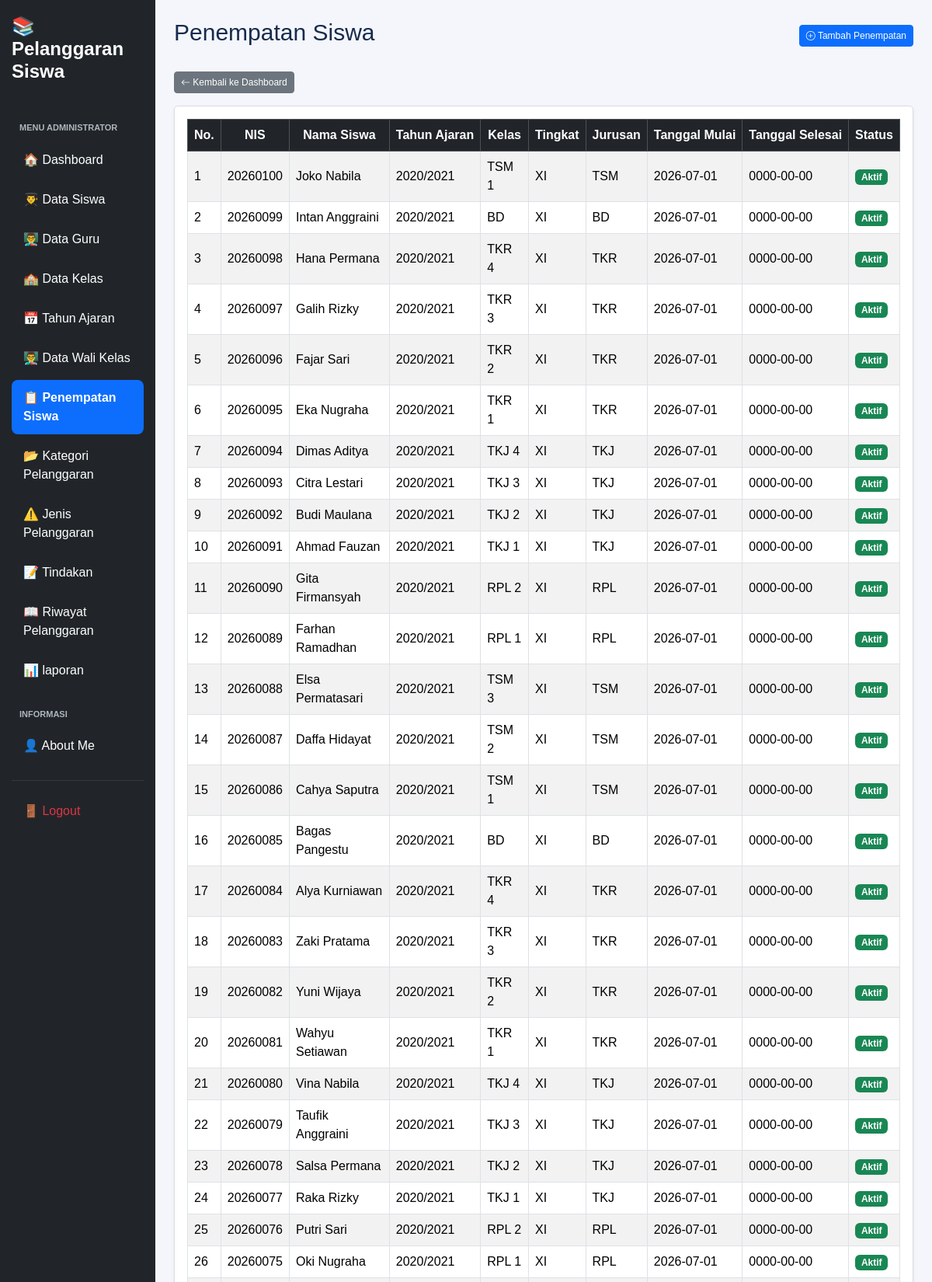
Screenshot of /penempatan_siswa.php (signed in, upper part) with the database file from the repository.
### tables this page shows
CREATE TABLE `t_kelas_siswa` (
  `id` int(11) NOT NULL,
  `siswa_id` int(11) DEFAULT NULL,
  `tahun_ajaran_id` int(11) DEFAULT NULL,
  `kelas_id` int(11) DEFAULT NULL,
  `tanggal_mulai` date NOT NULL,
  `tanggal_selesai` date NOT NULL,
  `status_aktif` tinyint(1) NOT NULL,
  `created_at` timestamp NOT NULL DEFAULT current_timestamp(),
  `updated_at` timestamp NOT NULL DEFAULT current_timestamp()
);

CREATE TABLE `t_siswa` (
  `id` int(11) NOT NULL,
  `nis` varchar(30) DEFAULT NULL,
  `nisn` varchar(20) NOT NULL,
  `nama` varchar(150) DEFAULT NULL,
  `jenis_kelamin` char(1) NOT NULL,
  `tanggal_lahir` date NOT NULL,
  `alamat` text NOT NULL,
  `status_aktif` tinyint(1) NOT NULL,
  `created_at` timestamp NOT NULL DEFAULT current_timestamp(),
  `updated_at` timestamp NOT NULL DEFAULT current_timestamp()
);

CREATE TABLE `t_tahun_ajaran` (
  `id` int(11) NOT NULL,
  `nama` varchar(20) DEFAULT NULL,
  `tanggal_mulai` date NOT NULL,
  `tanggal_selesai` date NOT NULL,
  `status_aktif` tinyint(1) NOT NULL,
  `created_at` timestamp NOT NULL DEFAULT current_timestamp(),
  `updated_at` timestamp NOT NULL DEFAULT current_timestamp()
);

CREATE TABLE `t_kelas` (
  `id` int(11) NOT NULL,
  `nama` varchar(100) DEFAULT NULL,
  `tingkat` varchar(20) NOT NULL,
  `jurusan` varchar(100) NOT NULL,
  `status_aktif` tinyint(1) NOT NULL,
  `created_at` timestamp NOT NULL DEFAULT current_timestamp(),
  `updated_at` timestamp NOT NULL DEFAULT current_timestamp()
);

### penempatan_siswa.php (the view, shortened to what this page needs)
<?php
include 'config/koneksi.php';
$sql = "SELECT
            ks.id,
            s.nis,
            s.nama AS nama_siswa,
            ta.nama AS tahun_ajaran,
            k.nama AS nama_kelas,
            k.tingkat,
            k.jurusan,
            ks.tanggal_mulai,
            ks.tanggal_selesai,
            ks.status_aktif
        FROM t_kelas_siswa ks
        LEFT JOIN t_siswa s ON ks.siswa_id = s.id
        LEFT JOIN t_tahun_ajaran ta ON ks.tahun_ajaran_id = ta.id
        LEFT JOIN t_kelas k ON ks.kelas_id = k.id
        ORDER BY ks.id DESC";
$hasil = mysqli_query($koneksi, $sql);
?>
<!DOCTYPE html>
<html lang="id">
<head>
    <link href="https://cdn.jsdelivr.net/npm/bootstrap@5.3.8/dist/css/bootstrap.min.css"
          rel="stylesheet">
    <link href="https://cdn.jsdelivr.net/npm/bootstrap-icons@1.11.3/font/bootstrap-icons.css"
          rel="stylesheet">
    <link href="https://cdn.datatables.net/2.3.4/css/dataTables.bootstrap5.min.css"
          rel="stylesheet">
    <link rel="stylesheet" href="layout/style.css">
</head>
<body>
<div class="container-fluid">
    <div class="row">
        <?php include 'layout/sidebar.php'; ?>
        <main class="col-md-9 col-lg-10 p-4">
            <div class="d-flex justify-content-between align-items-center mb-4">
                <h1>Penempatan Siswa</h1>
                <button class="btn btn-primary btn-sm"
                        data-bs-toggle="collapse"
                        data-bs-target="#formPenempatan">
                    <i class="bi bi-plus-circle"></i>
                    Tambah Penempatan
                </button>
            </div>
            <a href="dashboard.php" class="btn btn-secondary btn-sm mb-3">
                <i class="bi bi-arrow-left"></i>
                Kembali ke Dashboard
            </a>
            <div class="card shadow-sm">
                <div class="card-body">
                    <div class="table-responsive">
                        <table id="tabelPenempatan"
                               class="table table-bordered table-striped table-hover align-middle w-100">
                            <thead class="table-dark">
                                <tr>
                                    <th>No.</th>
                                    <th>NIS</th>
                                    <th>Nama Siswa</th>
                                    <th>Tahun Ajaran</th>
                                    <th>Kelas</th>
                                    <th>Tingkat</th>
                                    <th>Jurusan</th>
                                    <th>Tanggal Mulai</th>
                                    <th>Tanggal Selesai</th>
                                    <th>Status</th>
                                </tr>
                            </thead>
                            <tbody>
                                <?php
                                $no = 1;
                                while ($row = mysqli_fetch_assoc($hasil)) {
                                ?>
                                <tr>
                                    <td><?= $no++ ?></td>
                                    <td>
                                        <?= htmlspecialchars($row['nis'] ?? '-') ?>
                                    </td>
                                    <td>
                                        <?= htmlspecialchars($row['nama_siswa'] ?? '-') ?>
                                    </td>
                                    <td>
                                        <?= htmlspecialchars($row['tahun_ajaran'] ?? '-') ?>
                                    </td>
                                    <td>
                                        <?= htmlspecialchars($row['nama_kelas'] ?? '-') ?>
                                    </td>
                                    <td>
                                        <?= htmlspecialchars($row['tingkat'] ?? '-') ?>
                                    </td>
                                    <td>
                                        <?= htmlspecialchars($row['jurusan'] ?? '-') ?>
                                    </td>
                                    <td>
                                        <?= htmlspecialchars($row['tanggal_mulai'] ?? '-') ?>
                                    </td>
                                    <td>
                                        <?= htmlspecialchars($row['tanggal_selesai'] ?? '-') ?>
                                    </td>
                                    <td>
                                        <?php if ($row['status_aktif'] == 1) { ?>
                                            <span class="badge bg-success">
                                                Aktif
                                            </span>
                                        <?php } else { ?>
                                            <span class="badge bg-secondary">
                                                Tidak Aktif
                                            </span>
                                        <?php } ?>
                                    </td>
                                </tr>
                                <?php } ?>
                            </tbody>
                        </table>
                    </div>
                </div>
            </div>
        </main>
    </div>
</div>
</body>
</html>

### layout/style.css (style rules this page uses)
:root { --primary: #3659d9; --navy: #17233f; --background: #f4f6fb; --text-muted: #778198; --border: #e8ecf4; }
* { box-sizing: border-box; }
body { margin: 0; font-family: 'Poppins', sans-serif; background: var(--background); color: var(--navy); }

### penempatan_siswa.php (style rules this page uses)
body { background-color: #f4f6fb; }
main { min-height: 100vh; }
h1 { font-size: 30px; color: #172b4d; }
.card { border: 1px solid #ddd; border-radius: 5px; }
#tabelPenempatan thead th { background-color: #212529 !important; color: white !important; text-align: center; white-space: nowrap; vertical-align: middle; }
#tabelPenempatan tbody td { vertical-align: middle; }
.btn-sm { font-size: 12px; }

### rows the page displays
t_kelas_siswa: siswa.nis "20260100", siswa.nama "Joko Nabila", tahun_ajaran.nama "2020/2021", kelas.nama "TSM 1", kelas.tingkat "XI", kelas.jurusan "TSM", tanggal_mulai "2026-07-01", tanggal_selesai "0000-00-00", status_aktif "Aktif"
t_kelas_siswa: siswa.nis "20260099", siswa.nama "Intan Anggraini", tahun_ajaran.nama "2020/2021", kelas.nama "BD", kelas.tingkat "XI", kelas.jurusan "BD", tanggal_mulai "2026-07-01", tanggal_selesai "0000-00-00", status_aktif "Aktif"
t_kelas_siswa: siswa.nis "20260098", siswa.nama "Hana Permana", tahun_ajaran.nama "2020/2021", kelas.nama "TKR 4", kelas.tingkat "XI", kelas.jurusan "TKR", tanggal_mulai "2026-07-01", tanggal_selesai "0000-00-00", status_aktif "Aktif"
t_kelas_siswa: siswa.nis "20260097", siswa.nama "Galih Rizky", tahun_ajaran.nama "2020/2021", kelas.nama "TKR 3", kelas.tingkat "XI", kelas.jurusan "TKR", tanggal_mulai "2026-07-01", tanggal_selesai "0000-00-00", status_aktif "Aktif"
t_kelas_siswa: siswa.nis "20260096", siswa.nama "Fajar Sari", tahun_ajaran.nama "2020/2021", kelas.nama "TKR 2", kelas.tingkat "XI", kelas.jurusan "TKR", tanggal_mulai "2026-07-01", tanggal_selesai "0000-00-00", status_aktif "Aktif"
t_kelas_siswa: siswa.nis "20260095", siswa.nama "Eka Nugraha", tahun_ajaran.nama "2020/2021", kelas.nama "TKR 1", kelas.tingkat "XI", kelas.jurusan "TKR", tanggal_mulai "2026-07-01", tanggal_selesai "0000-00-00", status_aktif "Aktif"
t_kelas_siswa: siswa.nis "20260094", siswa.nama "Dimas Aditya", tahun_ajaran.nama "2020/2021", kelas.nama "TKJ 4", kelas.tingkat "XI", kelas.jurusan "TKJ", tanggal_mulai "2026-07-01", tanggal_selesai "0000-00-00", status_aktif "Aktif"
t_kelas_siswa: siswa.nis "20260093", siswa.nama "Citra Lestari", tahun_ajaran.nama "2020/2021", kelas.nama "TKJ 3", kelas.tingkat "XI", kelas.jurusan "TKJ", tanggal_mulai "2026-07-01", tanggal_selesai "0000-00-00", status_aktif "Aktif"
t_kelas_siswa: siswa.nis "20260092", siswa.nama "Budi Maulana", tahun_ajaran.nama "2020/2021", kelas.nama "TKJ 2", kelas.tingkat "XI", kelas.jurusan "TKJ", tanggal_mulai "2026-07-01", tanggal_selesai "0000-00-00", status_aktif "Aktif"
t_kelas_siswa: siswa.nis "20260091", siswa.nama "Ahmad Fauzan", tahun_ajaran.nama "2020/2021", kelas.nama "TKJ 1", kelas.tingkat "XI", kelas.jurusan "TKJ", tanggal_mulai "2026-07-01", tanggal_selesai "0000-00-00", status_aktif "Aktif"
t_kelas_siswa: siswa.nis "20260090", siswa.nama "Gita Firmansyah", tahun_ajaran.nama "2020/2021", kelas.nama "RPL 2", kelas.tingkat "XI", kelas.jurusan "RPL", tanggal_mulai "2026-07-01", tanggal_selesai "0000-00-00", status_aktif "Aktif"
t_kelas_siswa: siswa.nis "20260089", siswa.nama "Farhan Ramadhan", tahun_ajaran.nama "2020/2021", kelas.nama "RPL 1", kelas.tingkat "XI", kelas.jurusan "RPL", tanggal_mulai "2026-07-01", tanggal_selesai "0000-00-00", status_aktif "Aktif"
t_kelas_siswa: siswa.nis "20260088", siswa.nama "Elsa Permatasari", tahun_ajaran.nama "2020/2021", kelas.nama "TSM 3", kelas.tingkat "XI", kelas.jurusan "TSM", tanggal_mulai "2026-07-01", tanggal_selesai "0000-00-00", status_aktif "Aktif"
t_kelas_siswa: siswa.nis "20260087", siswa.nama "Daffa Hidayat", tahun_ajaran.nama "2020/2021", kelas.nama "TSM 2", kelas.tingkat "XI", kelas.jurusan "TSM", tanggal_mulai "2026-07-01", tanggal_selesai "0000-00-00", status_aktif "Aktif"
t_kelas_siswa: siswa.nis "20260086", siswa.nama "Cahya Saputra", tahun_ajaran.nama "2020/2021", kelas.nama "TSM 1", kelas.tingkat "XI", kelas.jurusan "TSM", tanggal_mulai "2026-07-01", tanggal_selesai "0000-00-00", status_aktif "Aktif"
t_kelas_siswa: siswa.nis "20260085", siswa.nama "Bagas Pangestu", tahun_ajaran.nama "2020/2021", kelas.nama "BD", kelas.tingkat "XI", kelas.jurusan "BD", tanggal_mulai "2026-07-01", tanggal_selesai "0000-00-00", status_aktif "Aktif"
t_kelas_siswa: siswa.nis "20260084", siswa.nama "Alya Kurniawan", tahun_ajaran.nama "2020/2021", kelas.nama "TKR 4", kelas.tingkat "XI", kelas.jurusan "TKR", tanggal_mulai "2026-07-01", tanggal_selesai "0000-00-00", status_aktif "Aktif"
t_kelas_siswa: siswa.nis "20260083", siswa.nama "Zaki Pratama", tahun_ajaran.nama "2020/2021", kelas.nama "TKR 3", kelas.tingkat "XI", kelas.jurusan "TKR", tanggal_mulai "2026-07-01", tanggal_selesai "0000-00-00", status_aktif "Aktif"
t_kelas_siswa: siswa.nis "20260082", siswa.nama "Yuni Wijaya", tahun_ajaran.nama "2020/2021", kelas.nama "TKR 2", kelas.tingkat "XI", kelas.jurusan "TKR", tanggal_mulai "2026-07-01", tanggal_selesai "0000-00-00", status_aktif "Aktif"
t_kelas_siswa: siswa.nis "20260081", siswa.nama "Wahyu Setiawan", tahun_ajaran.nama "2020/2021", kelas.nama "TKR 1", kelas.tingkat "XI", kelas.jurusan "TKR", tanggal_mulai "2026-07-01", tanggal_selesai "0000-00-00", status_aktif "Aktif"
t_kelas_siswa: siswa.nis "20260080", siswa.nama "Vina Nabila", tahun_ajaran.nama "2020/2021", kelas.nama "TKJ 4", kelas.tingkat "XI", kelas.jurusan "TKJ", tanggal_mulai "2026-07-01", tanggal_selesai "0000-00-00", status_aktif "Aktif"
t_kelas_siswa: siswa.nis "20260079", siswa.nama "Taufik Anggraini", tahun_ajaran.nama "2020/2021", kelas.nama "TKJ 3", kelas.tingkat "XI", kelas.jurusan "TKJ", tanggal_mulai "2026-07-01", tanggal_selesai "0000-00-00", status_aktif "Aktif"
t_kelas_siswa: siswa.nis "20260078", siswa.nama "Salsa Permana", tahun_ajaran.nama "2020/2021", kelas.nama "TKJ 2", kelas.tingkat "XI", kelas.jurusan "TKJ", tanggal_mulai "2026-07-01", tanggal_selesai "0000-00-00", status_aktif "Aktif"
t_kelas_siswa: siswa.nis "20260077", siswa.nama "Raka Rizky", tahun_ajaran.nama "2020/2021", kelas.nama "TKJ 1", kelas.tingkat "XI", kelas.jurusan "TKJ", tanggal_mulai "2026-07-01", tanggal_selesai "0000-00-00", status_aktif "Aktif"
t_kelas_siswa: siswa.nis "20260076", siswa.nama "Putri Sari", tahun_ajaran.nama "2020/2021", kelas.nama "RPL 2", kelas.tingkat "XI", kelas.jurusan "RPL", tanggal_mulai "2026-07-01", tanggal_selesai "0000-00-00", status_aktif "Aktif"
t_kelas_siswa: siswa.nis "20260075", siswa.nama "Oki Nugraha", tahun_ajaran.nama "2020/2021", kelas.nama "RPL 1", kelas.tingkat "XI", kelas.jurusan "RPL", tanggal_mulai "2026-07-01", tanggal_selesai "0000-00-00", status_aktif "Aktif"
